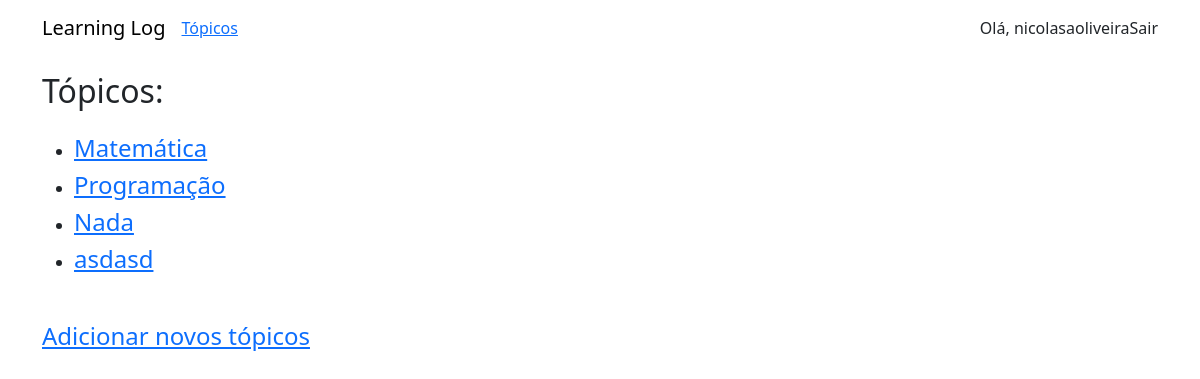
Before: /topics (signed in) with the older database file.
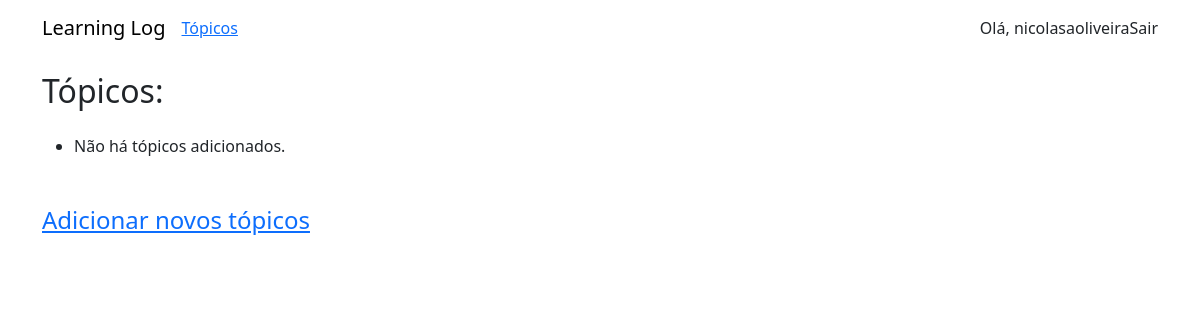
After: the same page with the newer database file.
### learning_logs/models.py (models this page shows)
class Topic(models.Model):
    text = models.CharField(max_length=200)
    date_added = models.DateTimeField(auto_now_add=True)
    owner = models.ForeignKey(User, on_delete=models.CASCADE)
    def __str__(self):
        return self.text

### learning_logs/views.py (the view)
# urls.py: path("topics", views.topics, name="topics"),
@login_required
def topics(request):
    topics = Topic.objects.filter(owner=request.user).order_by('date_added')
    context = {"topics": topics}
    return render(request, "learning_logs/topics.html", context)

### learning_logs/templates/learning_logs/topics.html (shortened to what this page needs)
<!DOCTYPE html>
<html lang="pt-br">
<head>
</head>
<body>
    {% extends "learning_logs/base.html"%}
    {%block header%}
    <h2 class="mb-4">Tópicos:</h2>
    {%endblock header%}
    {% block content%}
    <ul>
        {% for topic in topics%}
        <li>
            <h4>
                <a href="{% url 'topic' topic.id %}">{{topic}}</a>
            </h4>
        </li>
        {%empty%}
        <li>Não há tópicos adicionados.</li>
        {% endfor %}
    </ul>
    <h4 class="mt-5">
        <a href="{% url 'new_topic' %}">Adicionar novos tópicos</a>
    </h4>
    {% endblock content%}

Changed rows visible on the page:
removed Topic: text "Matemática"
removed Topic: text "Programação"
removed Topic: text "Nada"
removed Topic: text "asdasd"
Other visible differences:
text now shown: "Não há tópicos adicionados."
